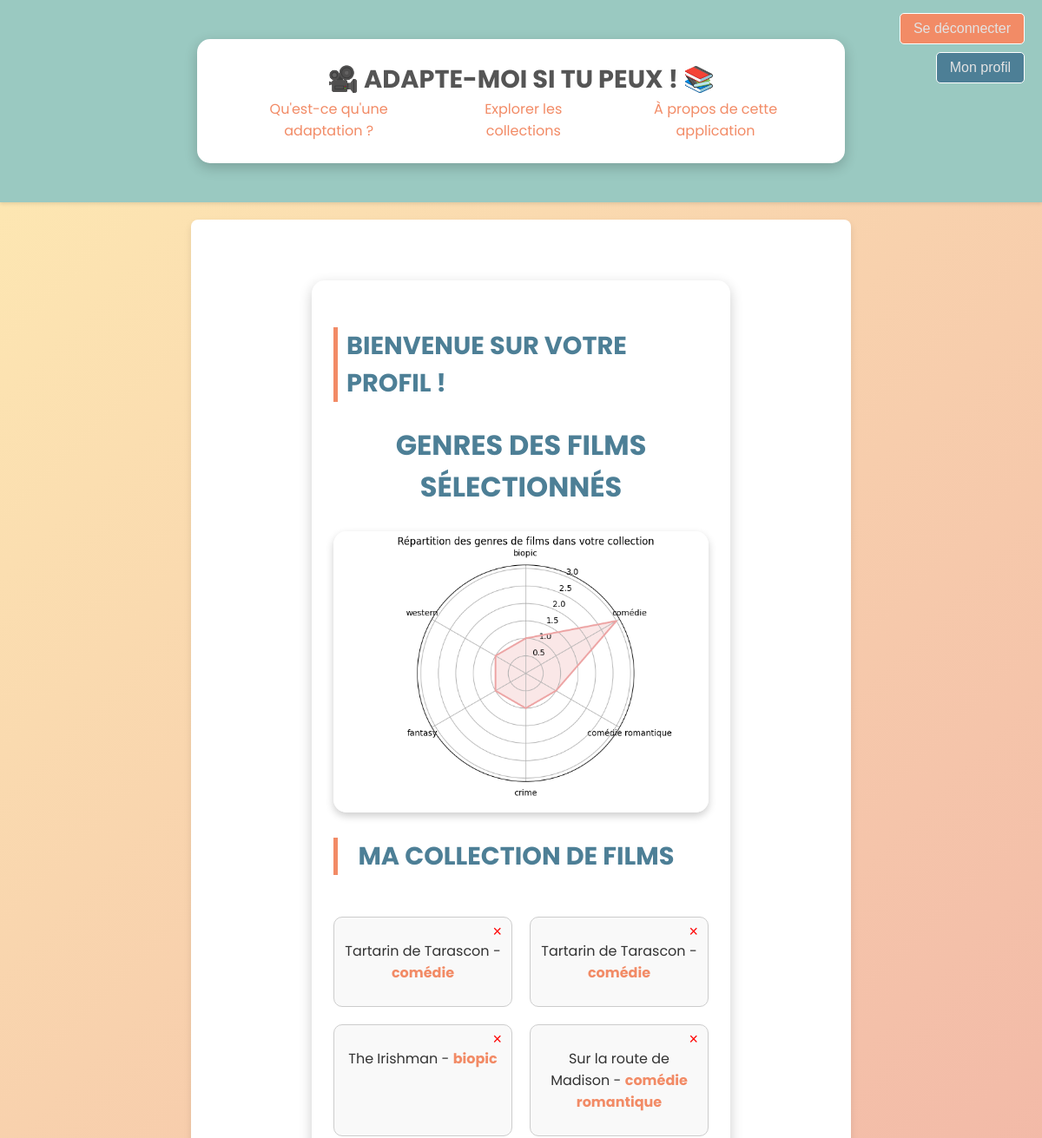
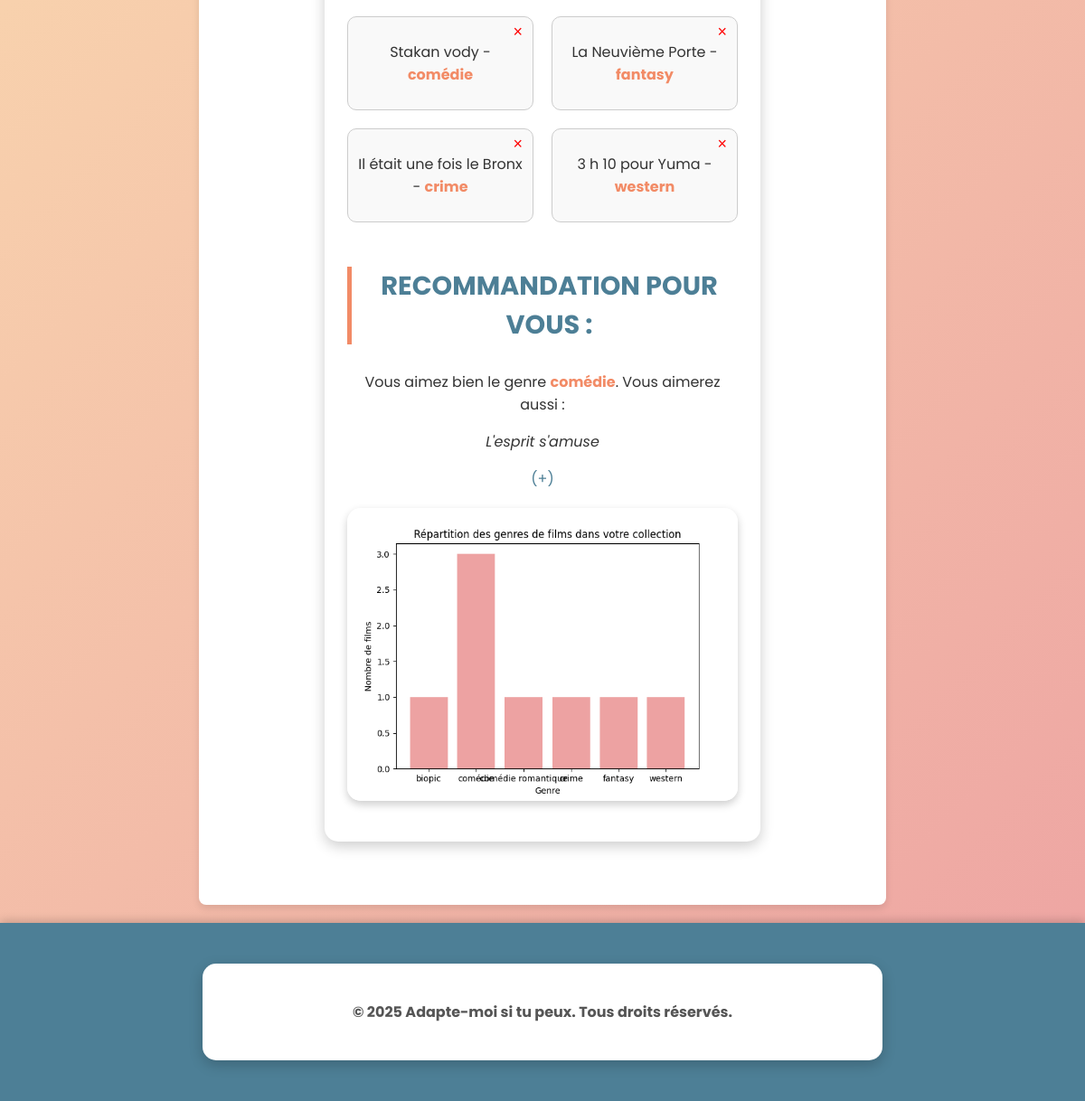
Screenshot of /collection (signed in) with the database file from the repository (2 pictures, top to bottom).
### app/models/adapte_moi.py (models this page shows, shortened)
class Film(db.Model):
    __tablename__ = "Film"
    collections = db.relationship('Collection', backref='film', lazy=True)
    id = db.Column(db.Text, primary_key=True)
    title = db.Column(db.Text)
    director = db.Column(db.Text)
    release_year = db.Column(db.Date)
    genres = db.Column(db.Text)
    rating = db.Column(db.Float)
    id_imdb = db.Column(db.Text)
    id_wikidata = db.Column(db.Text)
    url_wikidata = db.Column(db.Text)

### app/routes/users.py (the view)
@app.route('/profil')
@app.route('/collection')
@login_required
def afficher_collection():
    films_dans_collection = (
        db.session.query(Film)
        .join(Collection, Film.id == Collection.film_id)
        .filter(Collection.user_id == current_user.id)
        .all()
    )
    collection = Collection.query.filter_by(user_id=current_user.id).first()
    collection_name = collection.name if collection else 'Ma collection de films'
    recommandation = get_recommendation(current_user.id)
    return render_template('partials/monprofil.html', films=films_dans_collection, collection_name=collection_name, recommandation=recommandation)

### app/routes/users.py (called while the page is built)
@login_manager.user_loader
def load_user(user_id):
    return Users.query.get(int(user_id))

def get_recommendation(user_id):
    films_dans_collection = (
        db.session.query(Film)
        .join(Collection, Film.id == Collection.film_id)
        .filter(Collection.user_id == user_id)
        .all()
    )
    genres = [film.genres for film in films_dans_collection if film.genres]
    unique_genres = sorted(set(genres))
    counts = [genres.count(genre) for genre in unique_genres]
    if counts:
        most_frequent_genre = unique_genres[counts.index(max(counts))]
    else:
        return None
    recommended_film = (
        db.session.query(Film)
        .filter(Film.genres == most_frequent_genre)
        .order_by(db.func.random())
        .first()
    )
    return recommended_film

### app/templates/partials/monprofil.html (shortened to what this page needs)
{% extends "base.html" %}
{% block content %}
<div class="container">
    <section class="info-section text-center">
        <h3>Bienvenue sur votre profil !</h3>
        <h2>Genres des films sélectionnés</h2>
        <img src="{{ url_for('genre_radar_png') }}" alt="Répartition des genres de films">
    </section>
    <section class="collection-section">
        <h3 id="collection-title" ondblclick="makeEditable(this)">
            {{ collection_name or 'Ma collection de films' }}
        </h3>
        {% if films %}
        <div class="film-grid">
            {% for film in films %}
            <div class="film-card">
                <p>{{ film.title }} - <span class="film-genre">{{ film.genres }}</span></p>
                <form action="{{ url_for('supprimer_collection', film_id=film.id) }}" method="post">
                    <button type="submit" class="delete-btn">&times;</button>
                </form>
            </div>
            {% endfor %}
        </div>
        {% else %}
        <p>Votre collection est vide.</p>
        {% endif %}
        {% if recommandation %}
        <div>
            <h3>Recommandation pour vous :</h3>
            <p>Vous aimez bien le genre <span class="film-genre">{{ recommandation.genres }}</span>. Vous aimerez aussi :</p>
            <p><i>{{ recommandation.title }}</i></p>
            <span><a href="{{ url_for('ajouter_collection', film_id=recommandation.id) }}">(+)</a></span>
        </div>
    {% endif %}
        <img src="{{ url_for('genre_plot_png') }}" alt="Répartition des genres de films" class="img">
    </section>
</div>
{% endblock %}

### app/templates/base.html (shortened to what this page needs)
<!DOCTYPE html>
<html lang="fr">
<head>
    <link rel="stylesheet" href="{{ url_for('static', filename='style.css') }}">
</head>
<body>
    <header class="header">
        <button type="button" class="btn btn-primary">
            {% if current_user.is_authenticated %}
            <a href="{{ url_for('deconnexion') }}">Se déconnecter</a>
            {% else %}
            <a href="{{ url_for('login') }}">Se connecter</a>
            {% endif %}
        </button>
        <button type="button" class="btn btn-primary profil">
            <a href="{{ url_for('afficher_collection') }}">Mon profil</a>
        </button>
        <div class="container">
            <h1 class="logo">
                <center><a href="{{ url_for('home') }}">🎥 Adapte-moi si tu peux ! 📚</a></center>
            </h1>
            <nav class="nav">
                <a href="{{ url_for('adaptation') }}">Qu'est-ce qu'une adaptation ?</a>
                <a href="{{ url_for('top') }}">Explorer les collections</a>
               <a href="{{ url_for('about') }}">À propos de cette application</a>
            </nav>
        </div>
    </header>
    <main class="main-content">
        {% block content %}{% endblock %}
    </main>
    <footer class="footer">
        <div class="container">
            <p>&copy; 2025 Adapte-moi si tu peux. Tous droits réservés.</p>
        </div>
    </footer>
</body>
</html>

### app/statics/style.css (style rules this page uses)
body { font-family: 'Poppins', sans-serif; margin: 0; padding: 0; box-sizing: border-box; background: linear-gradient(135deg, #FEEBB3, #EDA2A2); color: #333; text-align: justify; min-height: 100vh; display: flex; flex-direction: column; }
.container { max-width: 1200px; margin: 30px auto; background-color: #fff; padding: 25px; border-radius: 15px; box-shadow: 0 5px 15px rgba(0, 0, 0, 0.2); width: 60%; }
.header { background-color: #9AC9C1; color: #fff; padding: 15px 20px; display: flex; justify-content: center; align-items: center; box-shadow: 0 2px 4px rgba(0, 0, 0, 0.1); }
.logo { font-size: 1.8rem; font-weight: bold; margin: 0; color: #4D7F96; text-decoration: none; }
.nav { display: flex; justify-content: center; align-items: center; }
.nav a { color: #F28B66; text-decoration: none; margin: 0 15px; font-size: 1rem; transition: color 0.3s; }
a { color: #555; text-align: center; text-decoration: none; justify-content: center; }
.btn { position: absolute; top: 15px; right: 20px; background-color: #F28B66; color: #fff; border: 1px solid #fff; padding: 8px 15px; font-size: 1rem; cursor: pointer; border-radius: 5px; text-decoration: none; text-align: right; }
.btn a { text-decoration: none; color: #E3E3E3; }
h1, h2, h3 { font-family: 'Poppins', sans-serif; text-transform: uppercase; color: #4D7F96; }
h3 { font-size: 1.8rem; border-left: 5px solid #F28B66; padding-left: 10px; transition: all 0.3s ease-in-out; }
img { max-width: 100%; display: block; margin: 20px auto; border-radius: 15px; box-shadow: 0 4px 10px rgba(0, 0, 0, 0.2); transition: transform 0.3s ease-in-out; }
.footer { background-color: #4D7F96; color: white; text-align: center; padding: 15px; margin-top: auto; font-size: 1rem; font-weight: bold; box-shadow: 0 -2px 10px rgba(0, 0, 0, 0.2); }
.footer p { color: #555; }
.main-content { padding: 40px 20px; background-color: #fff; border-radius: 8px; box-shadow: 0 4px 8px rgba(0, 0, 0, 0.1); margin: 20px auto; text-align: center; flex-grow: 1; width: 60%; }
.main-content a { color: #4D7F96; }
.info-section { margin: 10px 0; text-align: left; }
.info-section h2 { text-align: center; font-size: 2rem; }
.info-section h3 { font-size: 1.8rem; margin-bottom: 10px; color: #4D7F96; }
.profil { top : 60px; background-color: #4D7F96; color: #E3E3E3; }
#collection-title::after { content: ''; background-image: url('./icons/modif.png'); width: 20px; height: 20px; display: inline-block; background-size: contain; background-repeat: no-repeat; justify-content: center; align-items: center; position: relative; top : 0px; transform: translateX(10px); }
.film-grid { display: grid; grid-template-columns: repeat(auto-fit, minmax(150px, 1fr)); gap: 20px; padding: 20px 0; }
.film-card { border: 1px solid #ccc; border-radius: 10px; padding: 10px; text-align: center; background: #f9f9f9; position: relative; }
.delete-btn { position: absolute; top: 5px; right: 5px; background: none; border: none; font-size: 18px; color: red; cursor: pointer; }
.film-genre { color: #F28B66; font-weight: bold; }

### rows the page displays
Film: title "Tartarin de Tarascon", genres "comédie"
Film: title "Tartarin de Tarascon", genres "comédie"
Film: title "The Irishman", genres "biopic"
Film: title "Sur la route de Madison", genres "comédie romantique"
Film: title "Stakan vody", genres "comédie"
Film: title "La Neuvième Porte", genres "fantasy"
Film: title "Il était une fois le Bronx", genres "crime"
Film: title "3 h 10 pour Yuma", genres "western"
Film: genres "comédie", title "L'esprit s'amuse"

### other values shown
{{ collection_name or 'Ma collection de films' }} "MA COLLECTION DE FILMS"
